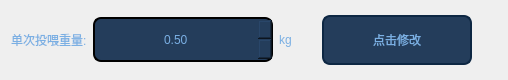
                            <widget class="QWidget" name="widget_6" native="true">
                             <property name="maximumSize">
                              <size>
                               <width>16777215</width>
                               <height>80</height>
                              </size>
                             </property>
                             <property name="styleSheet">
                              <string notr="true">QLabel
{
font: 13pt &quot;楷体&quot;;
color: rgb(122, 175, 227);
}</string>
                             </property>
                             <layout class="QHBoxLayout" name="horizontalLayout_10">
                              <item>
                               <widget class="QLabel" name="label_2">
                                <property name="styleSheet">
                                 <string notr="true"/>
                                </property>
                                <property name="text">
                                 <string>单次投喂重量:</string>
                                </property>
                               </widget>
                              </item>
                              <item>
                               <widget class="QDoubleSpinBox" name="TWKZ_TWweightValue">
                                <property name="minimumSize">
                                 <size>
                                  <width>180</width>
                                  <height>45</height>
                                 </size>
                                </property>
                                <property name="styleSheet">
                                 <string notr="true">QDoubleSpinBox
{	
border-radius:8px;
border:2px solid;
font: 18pt &quot;楷体&quot;;
color: rgb(122, 175, 227);
background-color: rgb(36, 61, 91);
}
QDoubleSpinBox::up-button {
	border-image: url(:/ptr/upJT.png);/*自定义图片填充*/
	width: 18px;/*设置该图标的宽高*/
	height: 18px;
}
QDoubleSpinBox::down-button {
	border-image: url(:/ptr/downJT.png);/*自定义图片填充*/
	width: 18px;/*设置该图标的宽高*/
	height: 18px;
}
</string>
                                </property>
                                <property name="alignment">
                                 <set>Qt::AlignCenter</set>
                                </property>
                                <property name="readOnly">
                                 <bool>false</bool>
                                </property>
                                <property name="value">
                                 <double>0.500000000000000</double>
                                </property>
                               </widget>
                              </item>
                              <item>
                               <widget class="QLabel" name="label_4">
                                <property name="styleSheet">
                                 <string notr="true"/>
                                </property>
                                <property name="text">
                                 <string>kg</string>
                                </property>
                               </widget>
                              </item>
                              <item>
                               <spacer name="horizontalSpacer_13">
                                <property name="orientation">
                                 <enum>Qt::Horizontal</enum>
                                </property>
                                <property name="sizeHint" stdset="0">
                                 <size>
                                  <width>24</width>
                                  <height>20</height>
                                 </size>
                                </property>
                               </spacer>
                              </item>
                              <item>
                               <widget class="QPushButton" name="TWKZ_btnTWweight">
                                <property name="minimumSize">
                                 <size>
                                  <width>150</width>
                                  <height>50</height>
                                 </size>
                                </property>
                                <property name="styleSheet">
                                 <string notr="true">QPushButton
{
background-color: rgb(36,61,91);
color: rgb(122, 175, 227);
font: 14pt &quot;楷体&quot;;
border-radius:8px;
border:2px solid rgb(13,39,67);
}
QPushButton:hover
{
border:2px solid rgb(122, 175, 227);
font: 16pt &quot;楷体&quot;;
}</string>
                                </property>
                                <property name="text">
                                 <string>点击修改</string>
                                </property>
                               </widget>
                              </item>
                              <item>
                               <spacer name="horizontalSpacer_14">
                                <property name="orientation">
                                 <enum>Qt::Horizontal</enum>
                                </property>
                                <property name="sizeHint" stdset="0">
                                 <size>
                                  <width>25</width>
                                  <height>47</height>
                                 </size>
                                </property>
                               </spacer>
                              </item>
                             </layout>
                            </widget>
